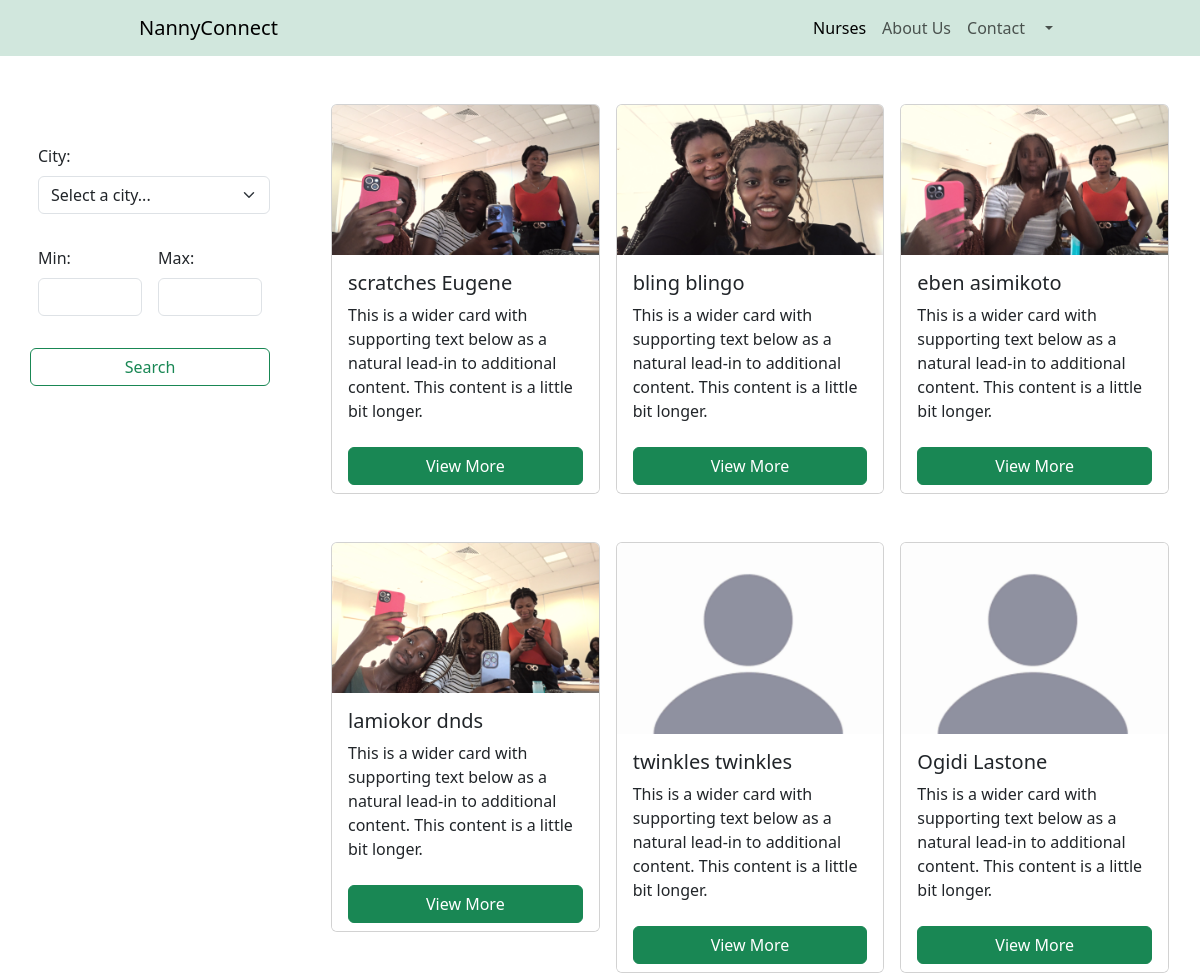
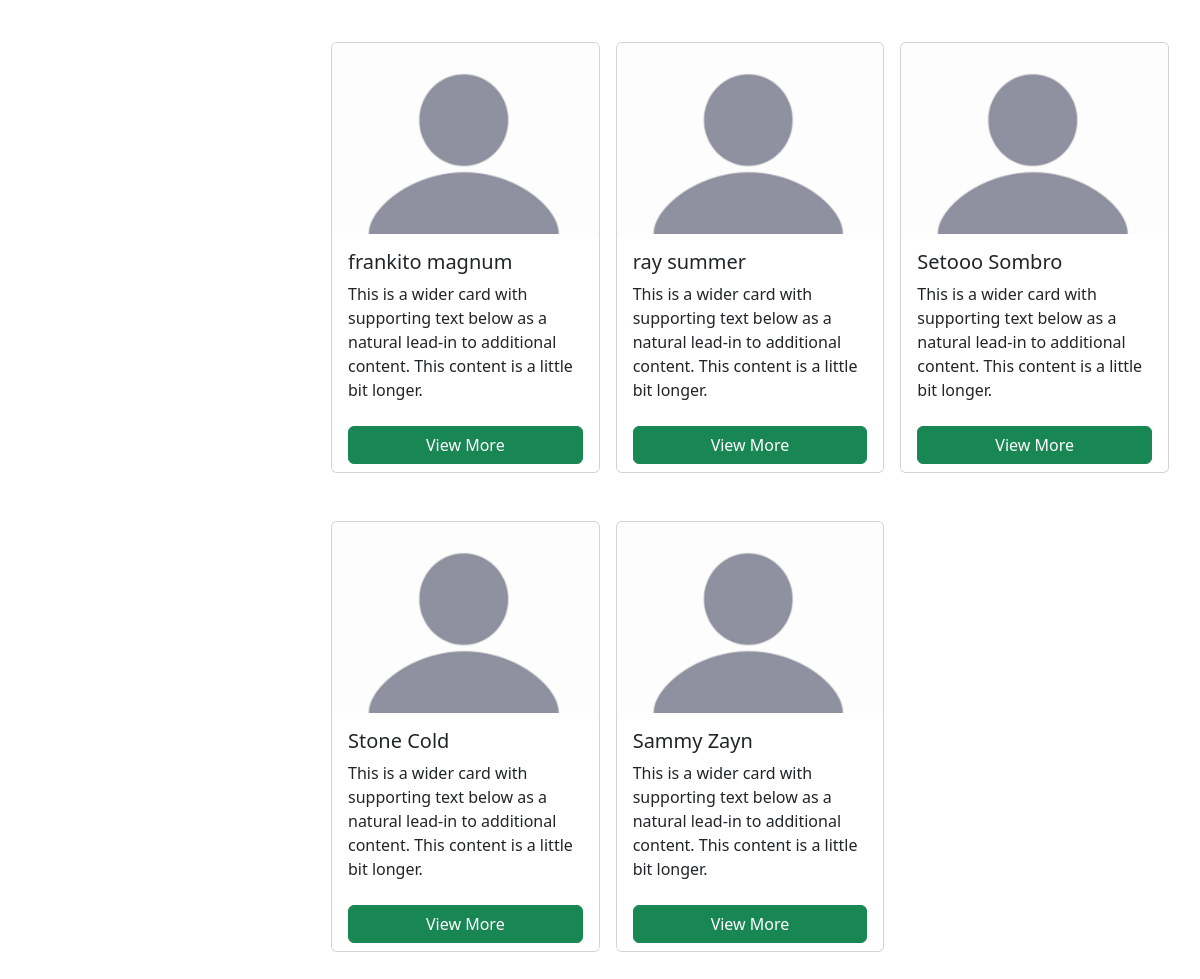
Page /nurses (signed in) on the committed database (2 pictures, top to bottom).
### nurseApp/models.py (models this page shows, shortened)
class nurse(models.Model):
    fname = models.CharField(max_length=60)
    lname = models.CharField(max_length=60)
    qualification = models.FileField(null=True, blank=True, upload_to="nurse_qualifications")
    DoB = models.DateField(blank=True, null=True)
    email = models.EmailField(unique=True)
    phone = models.CharField(max_length=20, blank=True, null=True)
    image = models.ImageField(blank = True, null = True,upload_to="nurse_images")
    day_shift = models.BooleanField(blank=True, null = True)
    night_shift = models.BooleanField(null=True, blank = True)
    bio = models.CharField(max_length = 300, blank=True, null = True)
    rate = models.IntegerField(blank=True, null=True)
    city = models.CharField(max_length=2,null=True, blank=True)

### clientApp/views.py (the view, shortened to what this page needs)
# urls.py: path("nurses",views.nurses, name="nurses"),
def nurses(request):
    all_nurses = nurse.objects.all()
    context = {
        "all_nurses":all_nurses,
    }
    return render(request,"client_dashboard.html", context)

### clientApp/templates/client_dashboard.html (shortened to what this page needs)
{% extends 'home.html' %}
{% block content %}
{% load static %}
<section class="pt-5">
<div class="row" style="margin-right: 0px !important; margin-left: 0px !important;">
        <div class="col-xl-3"><div class="container-fluid py-4">
            <form class="d-flex flex-column justify-content-around" method = 'POST' action = "" role="search">
              <div class="py-3 ms-2">
                <label for="select-state" class="form-label">City: </label>
                <select id="select-state" class="form-select" placeholder="Pick a state..." name="state">
                    <option value="">Select a city...</option>
                </select>
              </div>
              <div class="d-flex justify-content-evenly py-3">
                <div class="px-2">
                    <label for="min" class="form-label">Min: </label>
                    <input type="number" class="form-control" id="min" name = "min" min="0">
                </div>
                <div class="px-2">
                    <label for="max" class="form-label">Max: </label>
                    <input type="number" class="form-control" id="Max" name= "max">
                </div>
              </div>
              <div class="py-3">
                <button class="btn btn-outline-success w-100" type="submit" name = "filter">Search</button>
              </div>
            </form>
        </div></div>
        <div class="col-xl-9">
            <div class="container px-lg-2">
                <div class="card-group">
                  {% for nurse in all_nurses %}
                  <div class="col-lg-4 col-xl-4 col-xxl-4 mb-5 px-2">
                    <div class="card">
                    {% if nurse.image %}
                    <img src="/media/{{nurse.image}}" class="card-img-top" alt="..." />
                    {% else %}
                    <img src="/media/images.png" class="card-img-top" height = "191px" width = "339px"alt="..." />
                    {% endif %}
                      <div class="card-body">
                        <h5 class="card-title">{{nurse.fname}} {{nurse.lname}}</h5>
                        <p class="card-text">
                          This is a wider card with supporting text below as a natural
                          lead-in to additional content. This content is a little bit
                          longer.
                        </p>
                      </div>
                      <div class="card-footer">
                        <button class="btn btn-success w-100" type="button"
                        class="btn btn-success"
                        data-bs-toggle="modal"
                        data-bs-target="#Modal-{{nurse.id}}"> View More</button>
                      </div>
                    </div>
                  </div>
                  {% endfor %}
                </div>
              </div>
        </div>
    </div>
</section>
{% endblock %}

### static/style.css (style rules this page uses)
.card-footer { background-color: #fff; border-top: none; }

### rows in the picture
nurse: image (picture), fname "scratches", lname "Eugene"
nurse: image (picture), fname "bling", lname "blingo"
nurse: image (picture), fname "eben", lname "asimikoto"
nurse: image (picture), fname "lamiokor", lname "dnds"
nurse: fname "twinkles", lname "twinkles"
nurse: fname "Ogidi", lname "Lastone"
nurse: fname "frankito", lname "magnum"
nurse: fname "ray", lname "summer"
nurse: fname "Setooo", lname "Sombro"
nurse: fname "Stone", lname "Cold"
nurse: fname "Sammy", lname "Zayn"
